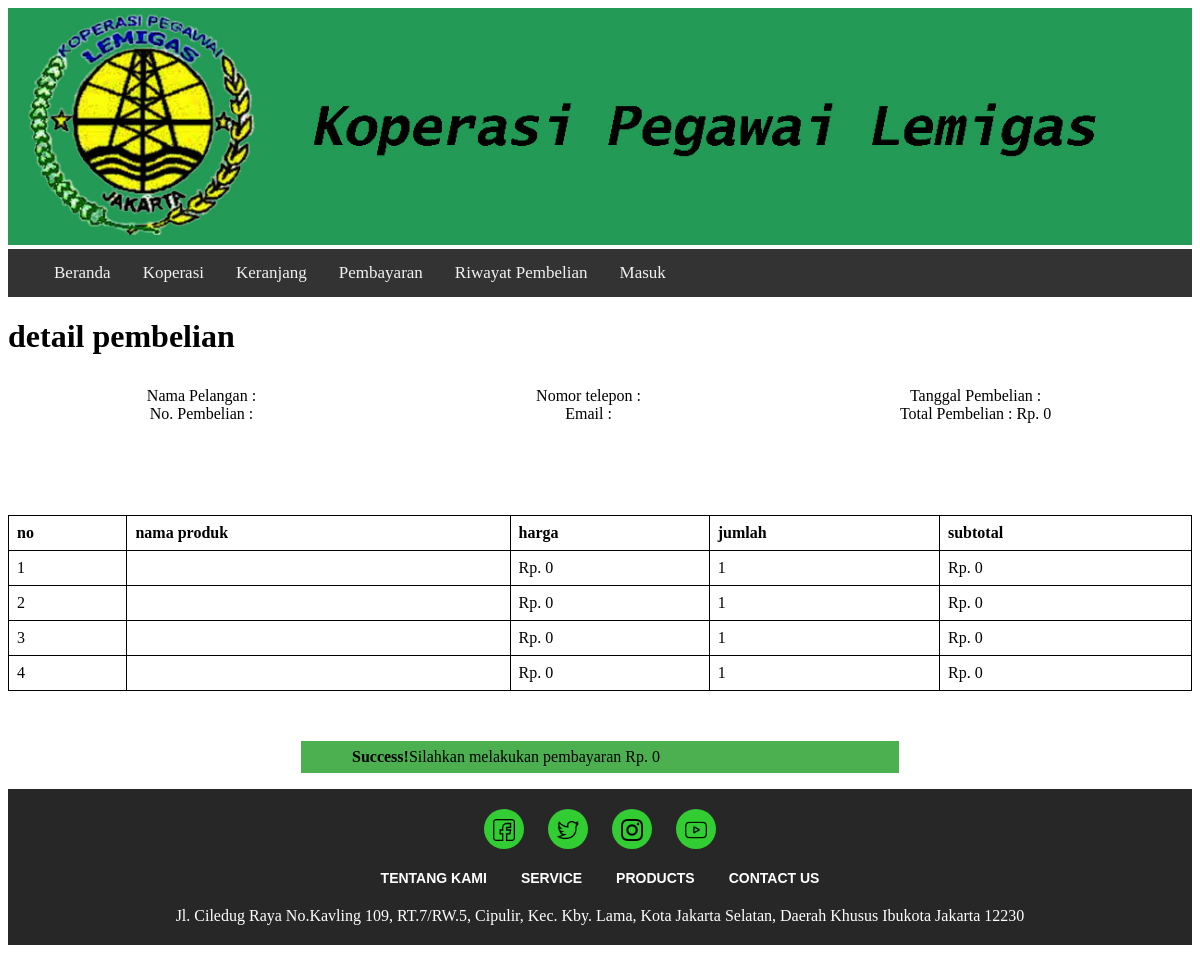
/nota.php, run on the app's committed database.
### tables this page shows
CREATE TABLE `pembelian_produk` (
  `id_pembelian_produk` int(11) NOT NULL,
  `id_pembelian` int(11) NOT NULL,
  `id_produk` int(11) NOT NULL,
  `jumlah` int(11) NOT NULL,
  `nama` varchar(100) NOT NULL,
  `harga` int(11) NOT NULL,
  `subharga` int(11) NOT NULL
);

### nota.php (the view, shortened to what this page needs)
<?php
  include 'config.php';
  ?>
<!DOCTYPE html>
<html>
<head>
	<link rel="stylesheet" href="css/css.css">
<link rel="stylesheet" href="css/topnav.css">
</head>
<body>
<?php include 'menu.php'; ?>
<h1>detail pembelian <?php echo $_SESSION["pelanggan"]["pelanggan"] ?></h1>
<?php
	$ambil = $koneksi->query("SELECT * FROM pembelian JOIN karyawan
		ON pembelian.id_karyawan=karyawan.id_karyawan
		WHERE pembelian.id_pembelian='$_GET[id]'");
	$detail = $ambil->fetch_assoc();
 ?>
<center>
<div class="row3">
  <div class="column3">
    Nama Pelangan : <strong><?php echo $detail['pelanggan']; ?></strong><br>
 No. Pembelian : <?php echo $detail['id_pembelian']; ?>
  </div>
  <div class="column3">
  Nomor telepon : <?php echo $detail['telepon_pelanggan']; ?><br>
  Email : <?php echo $detail['email_pelanggan']; ?>
  </div>
  <div class="column3">
  Tanggal Pembelian : <?php echo $detail['tanggal_pembelian'];  ?><br>
  Total Pembelian : Rp. <?php echo number_format($detail['total_pembelian']); ?>
  </div>
</div>
</center>
 <br>
 <center><table class="tablee">
 	<thead>
 		<tr>
 			<th>no</th>
 			<th>nama produk</th>
 			<th>harga</th>
 			<th>jumlah</th>
 			<th>subtotal</th>
 		</tr>
 	</thead>
 	<tbody>
 		<?php $nomor=1; ?>
 		<?php
 		$ambil=$koneksi->query("SELECT * FROM pembelian_produk WHERE id_pembelian='$_GET[id]'"); ?>
   <?php while ($pecah=$ambil->fetch_assoc()) { ?>
 		<tr>
 			<td><?php echo $nomor; ?></td>
 			<td><?php echo $pecah['nama']; ?></td>
 			<td>Rp. <?php echo number_format($pecah['harga']); ?></td>
 			<td><?php echo $pecah['jumlah']; ?></td>
 			<td>Rp. <?php echo number_format($pecah['subharga']); ?></td>
 		</tr>
 		<?php $nomor++; ?>
 		<?php } ?>
 	</tbody>
 </table></center>
<center><div class="success">
  <p><strong>Success!</strong>Silahkan melakukan pembayaran Rp. <?php echo number_format($detail['total_pembelian']); ?></p>
</div></center>
<div class="footer-main-div">
  <div class="footer-social-icons">
    <ul>
      <li><a href="#" target="blank"><i class="fa fa-facebook"><img src="gambar/facebook.png"></i></a></li>
      <li><a href="#" target="blank"><i class="fa fa-twitter"><img src="gambar/twitter.png"></i></a></li>
      <li><a href="#" target="blank"><i class="fa fa-instagram"><img src="gambar/instagram.png"></i></a></li>
      <li><a href="#" target="blank"><i class="fa fa-youtube"><img src="gambar/youtube.png"></i></a></li>
    </ul>
  </div>
  <div class="footer-menu-satu">
    <ul>
      <li><a href="">Tentang Kami</a></li>
      <li><a href="">Service</a></li>
      <li><a href="">Products</a></li>
      <li><a href="">Contact Us</a></li>
    </ul>
  </div>
  <div class="footer-alamat">
    Jl. Ciledug Raya No.Kavling 109, RT.7/RW.5, Cipulir, Kec. Kby. Lama, Kota Jakarta Selatan, Daerah Khusus Ibukota Jakarta 12230
  </div>
</div>
</body>
</html>

### css/css.css (style rules this page uses)
p { margin-top: 50px; padding-left: 45px; padding-right: 45px; line-height: 2em; text-align: justify; }
a { text-decoration: none; outline: none; }
.footer-main-div { width: 100%; height: auto; margin: auto; background: #272727; padding: 20px 0px; }
.footer-social-icons { width: 100%; height: auto; margin: auto; }
.footer-social-icons ul { margin: 0px; padding: 0px; text-align: center; }
.footer-social-icons ul li { display: inline-block; width: 40px; height: 40px; margin: 0px 10px; border-radius: 100%; background: #32CD32; }
.footer-social-icons ul li a { color: #272727; font-size: 30px; display: block; }
.footer-social-icons ul li a i { line-height: 43px; }
.footer-social-icons ul li a i img { height: auto; width: 55%; }
.footer-menu-satu { width: 100%; height: auto; margin: auto; margin-top: 20px; }
.footer-menu-satu ul { margin: 0px; padding: 0px; text-align: center; }
.footer-menu-satu ul li { display: inline-block; margin: 0px 15px; }
.footer-menu-satu ul li a { font-family: arial; font-size: 14px; font-weight: 600; color: #ffffff; text-transform: uppercase; }
.footer-alamat { width: 100%; height: auto; margin: auto; margin-top: 20px; text-align: center; color: #ffffff; }
.success { background-color: #ddffdd; border-left: 6px solid #4CAF50; width: 50%; }
.success { background-color: #4CAF50; }
.tablee { border-collapse: collapse; border-spacing: 0; width: 100%; border: 1px solid #000; }
th, td { text-align: left; padding: 8px; border: 1px solid #000; }
.column3 { float: left; width: 31%; padding: 10px; height: 100px; }
.row3:after { content: ""; display: table; clear: both; }

### data on the page
pembelian_produk: harga "0", jumlah "1", subharga "0"
pembelian_produk: harga "0", jumlah "1", subharga "0"
pembelian_produk: harga "0", jumlah "1", subharga "0"
pembelian_produk: harga "0", jumlah "1", subharga "0"

### other printed values
$detail['total_pembelian'] "0"
